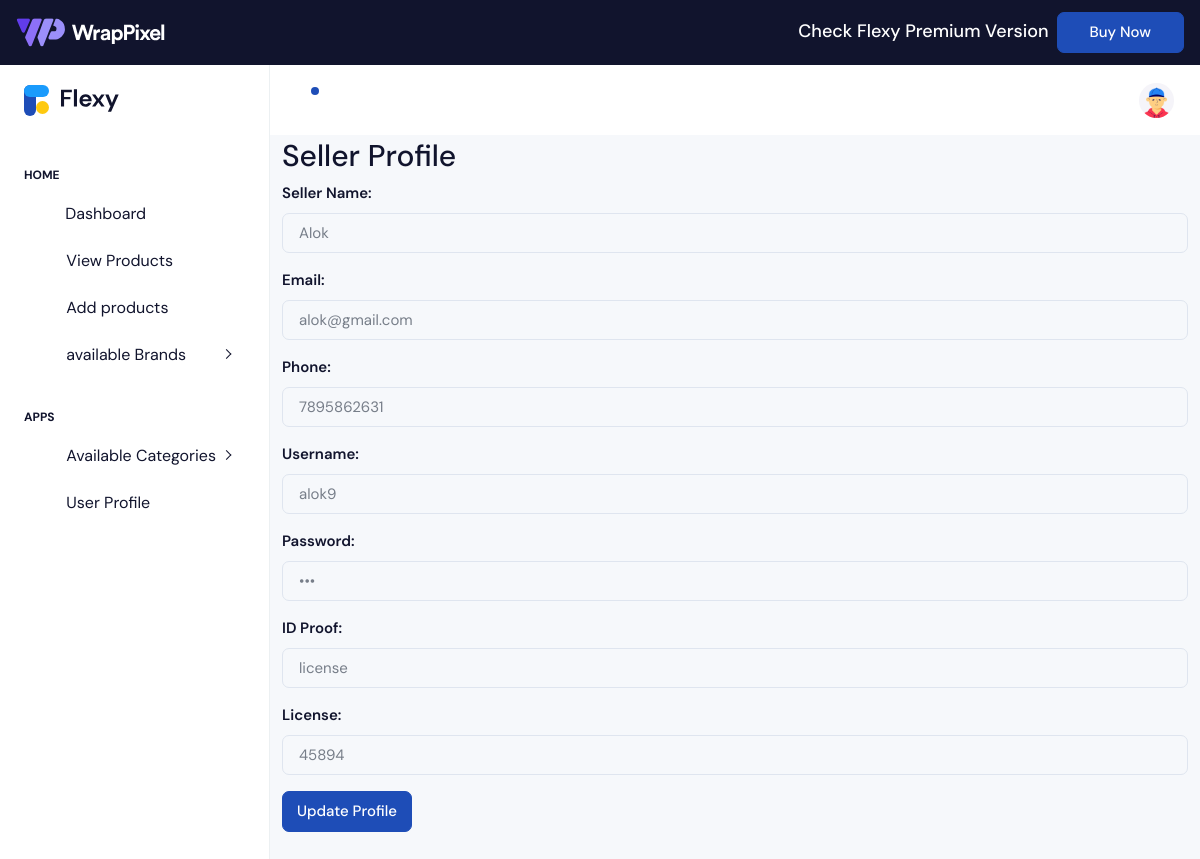
/seller/sellerprofile.php (signed in), run on the app's committed database.
### tables this page shows
CREATE TABLE IF NOT EXISTS `tbl_seller` (
  `seller_id` int NOT NULL AUTO_INCREMENT,
  `seller_name` varchar(50) NOT NULL,
  `email` varchar(50) NOT NULL,
  `phone` bigint NOT NULL,
  `idproof` varchar(50) NOT NULL,
  `license` varchar(50) NOT NULL,
  `username` varchar(50) NOT NULL,
  `password` varchar(50) NOT NULL,
  `status` varchar(50) NOT NULL,
  PRIMARY KEY (`seller_id`)
);

### dboperation.php (called while the page is built, shortened)
<?php
class dboperation
{
    public $con, $res;
    function __construct()
    {
        $this->con = mysqli_connect("localhost", "root", "", "db_discountelectronics");
    }
    public function executequery($sql)
    {
        $this->res = mysqli_query($this->con, $sql);
        return $this->res;
    }
}
?>

### seller/sellerprofile.php (the view, shortened to what this page needs)
<?php
include_once("header.php");
include_once("../dboperation.php");
$seller_id = $_SESSION['seller_id'];
$obj = new dboperation();
$sql = "SELECT * FROM tbl_seller WHERE seller_id='$seller_id'";
$res = $obj->executequery($sql);
$seller = mysqli_fetch_assoc($res);
?>
<br><br><br><br>
<div class="container py-5">
    <h2>Seller Profile</h2>
    <form method="post" onsubmit="return validateForm();" action="">
        <div class="mb-3">
            <label class="form-label">Seller Name:</label>
            <input type="text" name="seller_name" id="seller_name" class="form-control" value="<?php echo htmlspecialchars($seller['seller_name']); ?>" required>
        </div>
        <div class="mb-3">
            <label class="form-label">Email:</label>
            <input type="email" name="email" id="email" class="form-control" value="<?php echo htmlspecialchars($seller['email']); ?>" required>
        </div>
        <div class="mb-3">
            <label class="form-label">Phone:</label>
            <input type="text" name="phone" id="phone" class="form-control" value="<?php echo htmlspecialchars($seller['phone']); ?>" required>
        </div>
        <div class="mb-3">
            <label class="form-label">Username:</label>
            <input type="text" name="username" id="username" class="form-control" value="<?php echo htmlspecialchars($seller['username']); ?>" required>
        </div>
        <div class="mb-3">
            <label class="form-label">Password:</label>
            <input type="password" name="password" id="password" class="form-control" value="<?php echo htmlspecialchars($seller['password']); ?>" required>
        </div>
        <div class="mb-3">
            <label class="form-label">ID Proof:</label>
            <input type="text" name="idproof" id="idproof" class="form-control" value="<?php echo htmlspecialchars($seller['idproof']); ?>">
        </div>
        <div class="mb-3">
            <label class="form-label">License:</label>
            <input type="text" name="license" id="license" class="form-control" value="<?php echo htmlspecialchars($seller['license']); ?>">
        </div>
        <button type="submit" name="update_profile" class="btn btn-primary">Update Profile</button>
    </form>
</div>

### data on the page
tbl_seller: seller_name "Alok", email "alok@gmail.com", phone "7895862631", username "alok9", idproof "license", license "45894"
